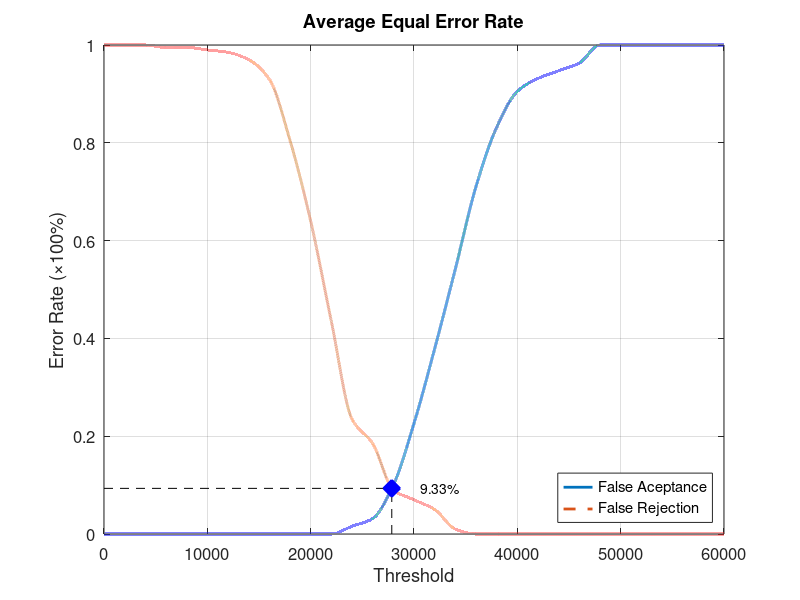
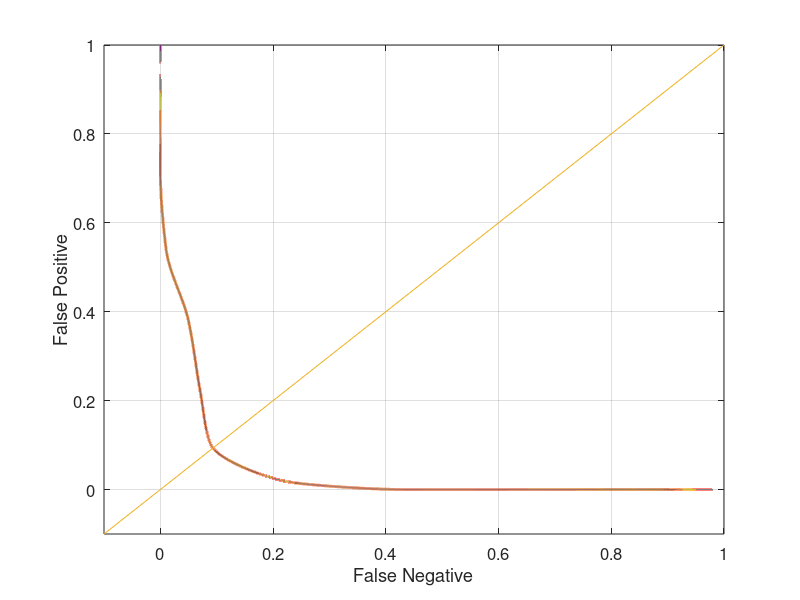

Recreate these plots in MATLAB, in order.
function yEER = Database1_4
close all;
clear;
clc;
x = 0:2000:60000;
xq = 0:0.5:60000;

y0 = [0 0 0 0 0 0 0 0 0 0 0 0 0.0157895 0.0315789 0.1 0.226316 0.378947 0.542105 0.710526 0.831579 0.905263 0.931579 0.947368 0.963158 1 1 1 1 1 1 1];
yy0 = interp1(x, y0, xq, 'pchip');
y1 = [1 1 1 0.995 0.995 0.99 0.985 0.97 0.93 0.805 0.64 0.435 0.235 0.185 0.09 0.07 0.05 0.01 0 0 0 0 0 0 0 0 0 0 0 0 0];
yy1 = interp1(x, y1, xq, 'pchip');

% Calculating EER: 
y2 = abs(y0 - y1);
find(y2 == min(y2))
yy2 = abs(yy0 - yy1);
xEER = find(yy2 == min(yy2));
xEERIndex = xq(xEER) % X-axis EER
yEER = yy0(xEER) % Y-axis EER

main = figure
plot(xq, yy0,'-','LineWidth', 2);	hold on
plot(xq, yy1,'--','LineWidth', 2);	hold on
plot([xEERIndex xEERIndex], [0 yEER], 'k--');	hold on
plot([0 xEERIndex], [yEER yEER], 'k--');	hold on
plot(xEERIndex, yEER, 'bx', 'LineWidth', 10);	hold on
text(xEERIndex + 10 * xEERIndex / 100, yEER, [num2str(round((10000 * yEER)) / 100) '%'])
legend('False Aceptance', 'False Rejection', 'Location', 'SouthEast')
xlabel('Threshold')
ylabel('Error Rate (\times100%)')
title('Average Equal Error Rate')
set(gca, 'FontSize', 12)
axis([0 60000 0 1])
grid on

print(main, 'Database1_4Main', '-dpng');
FNRxFPR = figure('Color', [1 1 1]);
plot(yy1, yy0, '-', yy1, yy0, 'LineWidth', 2);
hold on
y = -0.1:0.1:1
plot(y, y); 
set(gca, 'FontSize', 12)
xlabel('False Negative')
ylabel('False Positive')
axis([-0.1 1 -0.1 1])
set(gca, 'FontSize', 12)
grid on

print(FNRxFPR, 'Database1_4FNRxFPR','-dpng');
end
